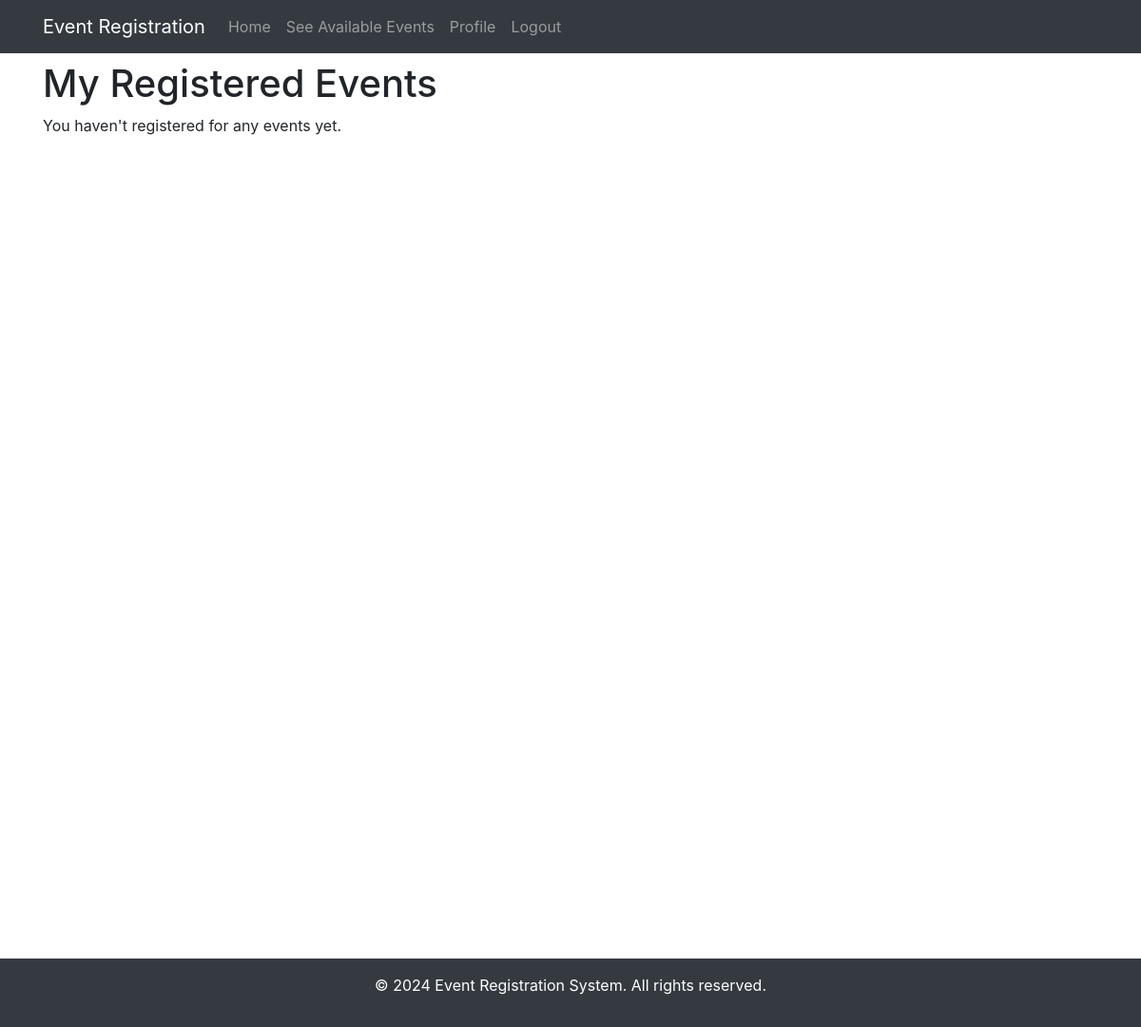
/lec/user/my-events.php (signed in), run on an earlier commit of the app's database.
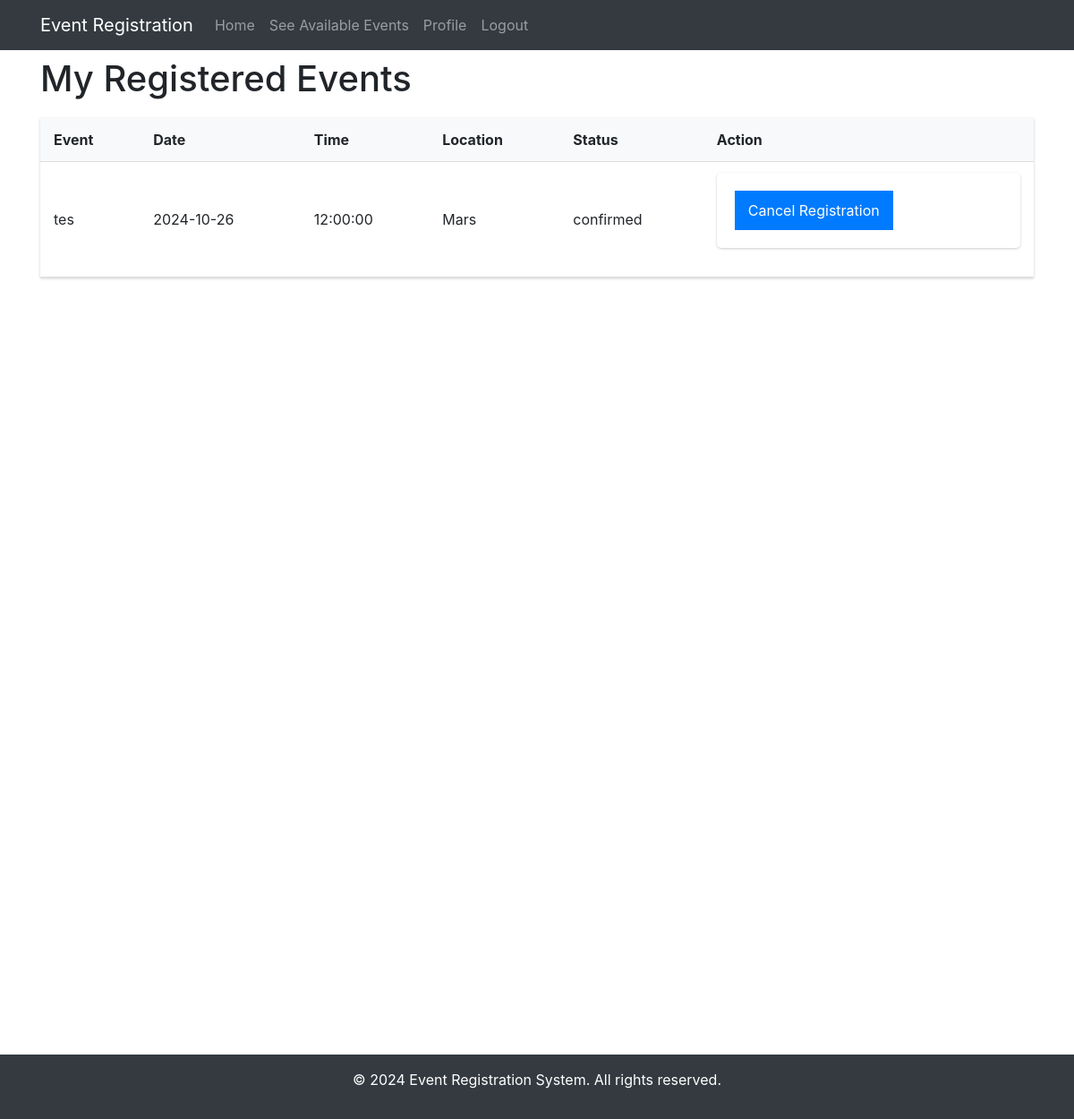
And on a later commit of the database.
### tables this page shows
CREATE TABLE `event_registrations` (
  `id` int(11) NOT NULL,
  `event_id` int(11) NOT NULL,
  `user_id` int(11) NOT NULL,
  `registration_date` timestamp NOT NULL DEFAULT current_timestamp(),
  `status` varchar(10) DEFAULT 'Accepted'
);

CREATE TABLE `events` (
  `id` int(11) NOT NULL,
  `name` varchar(200) NOT NULL,
  `description` text DEFAULT NULL,
  `date` date NOT NULL,
  `time` time NOT NULL,
  `location` varchar(200) NOT NULL,
  `max_participants` int(11) NOT NULL,
  `current_participants` int(11) DEFAULT 0,
  `status` enum('open','closed','canceled') DEFAULT 'open',
  `image_path` varchar(255) DEFAULT NULL,
  `banner_path` varchar(255) DEFAULT NULL,
  `created_at` timestamp NOT NULL DEFAULT current_timestamp(),
  `updated_at` timestamp NOT NULL DEFAULT current_timestamp() ON UPDATE current_timestamp()
);

### lec/includes/functions.php (called while the page is built, shortened)
<?php
function is_logged_in() {
    return isset($_SESSION['user_id']);
}
function is_admin() {
    return isset($_SESSION['role']) && $_SESSION['role'] === 'admin';
}

### lec/user/my-events.php (the view, shortened to what this page needs)
<?php
require_once '../includes/functions.php';
include '../includes/header.php';
$database = new Database();
$db = $database->getConnection();
$query = "SELECT e.*, r.status
          FROM events e
          JOIN event_registrations r ON e.id = r.event_id
          WHERE r.user_id = :user_id
          ORDER BY e.date ASC";
$stmt = $db->prepare($query);
$stmt->execute([':user_id' => $_SESSION['user_id']]);
$registered_events = $stmt->fetchAll(PDO::FETCH_ASSOC);
?>
<!DOCTYPE html>
<html>
<head>
    <link rel="stylesheet" href="../assets/css/style.css">
    <link rel="stylesheet" href="https://maxcdn.bootstrapcdn.com/bootstrap/4.5.2/css/bootstrap.min.css">
</head>
<body>
    <div class="container">
        <div class="grid">
            <div><h1>My Registered Events</h1>
                <?php if (empty($registered_events)): ?>
                    <p>You haven't registered for any events yet.</p>
            </div>
                <?php else: ?>
            <div>
            <table>
                <tr>
                    <th>Event</th>
                    <th>Date</th>
                    <th>Time</th>
                    <th>Location</th>
                    <th>Status</th>
                    <th>Action</th>
                </tr>
                <?php foreach ($registered_events as $event): ?>
                <tr>
                    <td><?= htmlspecialchars($event['name']) ?></td>
                    <td><?= $event['date'] ?></td>
                    <td><?= $event['time'] ?></td>
                    <td><?= htmlspecialchars($event['location']) ?></td>
                    <td><?= $event['status'] ?></td>
                    <td>
                        <?php if ($event['status'] != 'cancelled'): ?>
                            <form method="POST" action="cancel-registration.php">
                                <button type="submit" class="btn-cancel">Cancel Registration</button>
                            </form>
                        <?php endif; ?>
                    </td>
                </tr>
                <?php endforeach; ?>
            </table>
            </div>
        <?php endif; ?>
        </div>
    </div>
</body>
<?php include '../includes/footer.php'; ?>
</html>

### lec/includes/header.php (shortened to what this page needs)
<?php
include_once 'functions.php';
?>
<!DOCTYPE html>
<html lang="en">
<head>
    <link href="https://cdn.jsdelivr.net/npm/bootstrap@5.3.0/dist/css/bootstrap.min.css" rel="stylesheet">
    <link rel="stylesheet" href="/assets/css/style.css">
</head>
<body>
    <nav class="navbar navbar-expand-lg navbar-dark bg-dark fixed-top">
        <div class="container">
            <a class="navbar-brand">Event Registration</a>
            <div class="collapse navbar-collapse" id="navbarNav">
                <ul class="navbar-nav me-auto">
                    <li class="nav-item">
                        <a class="nav-link" href="./my-events.php">Home</a>
                    </li>
                    <?php if (is_logged_in()): ?>
                        <?php if (is_admin()): ?>
                            <li class="nav-item">
                                <a class="nav-link" href="/admin/dashboard.php">Admin Dashboard</a>
                            </li>
                        <?php else: ?>
                            <li class="nav-item">
                                <a class="nav-link" href="./register-event.php">See Available Events</a>
                            </li>
                        <?php endif; ?>
                        <li class="nav-item">
                            <a class="nav-link" href="./profile.php">Profile</a>
                        </li>
                        <li class="nav-item">
                            <a class="nav-link" href="../logout.php">Logout</a>
                        </li>
                    <?php endif; ?>
                </ul>
            </div>
        </div>
    </nav>
</body>
</html>

### lec/includes/footer.php (shortened to what this page needs)
    <div class="main-content">
    </div>
    <footer class="bg-dark text-white mt-5 py-3">
        <div class="container text-center">
            <p>&copy; <?php echo date('Y'); ?> Event Registration System. All rights reserved.</p>
        </div>
    </footer>
</body>
</html>

### lec/assets/css/style.css (style rules this page uses)
body { font-family: Arial, sans-serif; line-height: 1.6; margin: 0; background-color: #f5f5f5; padding-top: 40px; }
.container { max-width: 1200px; margin: 0 auto; }
table { width: 100%; border-collapse: collapse; margin: 20px 0; background-color: white; box-shadow: 0 1px 3px rgba(0,0,0,0.2); }
th, td { padding: 12px 15px; text-align: left; border-bottom: 1px solid #ddd; }
th { background-color: #f8f9fa; font-weight: bold; }
form { background-color: white; padding: 20px; border-radius: 5px; box-shadow: 0 1px 3px rgba(0,0,0,0.2); margin-bottom: 20px; }
button { background-color: #007bff; color: white; padding: 10px 15px; border: none; border-radius: 4px; cursor: pointer; }

### lec/includes/footer.php (style rules this page uses)
html, body { height: 100%; margin: 0; }
.main-content { min-height: 100vh; display: flex; flex-direction: column; }
footer { flex-shrink: 0; }

What changed in the data, as far as the page shows it:
added event_registrations: event.name "tes", event.date "2024-10-26", event.time "12:00:00", event.location "Mars", status "confirmed"
Also different on the page:
text no longer shown: "You haven't registered for any events yet."
text now shown: "Event Date Time Location Status Action"
